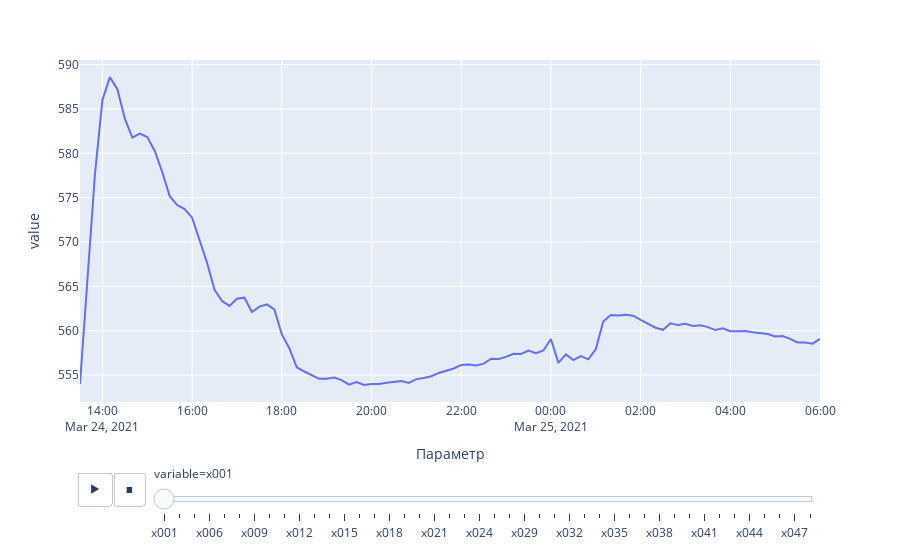

Notebook cell for this chart:
### Code cell
px.line(tmp_,
              x='Параметр',
              y='value',
              animation_frame='variable')

### Figure 1 — Plotly figure (JSON) as saved in the notebook; plotly's stock layout.template omitted (floating-point values rounded to 4 significant figures)
{"data": [{"hovertemplate": "variable=х001<br>Параметр=%{x}<br>value=%{y}<extra></extra>", "legendgroup": "", "line": {"color": "#636efa", "dash": "solid"}, "marker": {"symbol": "circle"}, "mode": "lines", "name": "", "orientation": "v", "showlegend": false, "x": ["2021-03-24T13:30:00", "2021-03-24T13:40:00", "2021-03-24T13:50:00", "2021-03-24T14:00:00", "2021-03-24T14:10:00", "2021-03-24T14:20:00", "2021-03-24T14:30:00", "2021-03-24T14:40:00", "2021-03-24T14:50:00", "2021-03-24T15:00:00", "2021-03-24T15:10:00", "2021-03-24T15:20:00", "2021-03-24T15:30:00", "2021-03-24T15:40:00", "2021-03-24T15:50:00", "2021-03-24T16:00:00", "2021-03-24T16:10:00", "2021-03-24T16:20:00", "2021-03-24T16:30:00", "2021-03-24T16:40:00", "2021-03-24T16:50:00", "2021-03-24T17:00:00", "2021-03-24T17:10:00", "2021-03-24T17:20:00", "2021-03-24T17:30:00", "2021-03-24T17:40:00", "2021-03-24T17:50:00", "2021-03-24T18:00:00", "2021-03-24T18:10:00", "2021-03-24T18:20:00", "2021-03-24T18:30:00", "2021-03-24T18:40:00", "2021-03-24T18:50:00", "2021-03-24T19:00:00", "2021-03-24T19:10:00", "2021-03-24T19:20:00", "2021-03-24T19:30:00", "2021-03-24T19:40:00", "2021-03-24T19:50:00", "2021-03-24T20:00:00", "2021-03-24T20:10:00", "2021-03-24T20:20:00", "2021-03-24T20:30:00", "2021-03-24T20:40:00", "2021-03-24T20:50:00", "2021-03-24T21:00:00", "2021-03-24T21:10:00", "2021-03-24T21:20:00", "2021-03-24T21:30:00", "2021-03-24T21:40:00", "2021-03-24T21:50:00", "2021-03-24T22:00:00", "2021-03-24T22:10:00", "2021-03-24T22:20:00", "2021-03-24T22:30:00", "2021-03-24T22:40:00", "2021-03-24T22:50:00", "2021-03-24T23:00:00", "2021-03-24T23:10:00", "2021-03-24T23:20:00", "2021-03-24T23:30:00", "2021-03-24T23:40:00", "2021-03-24T23:50:00", "2021-03-25T00:00:00", "2021-03-25T00:10:00", "2021-03-25T00:20:00", "2021-03-25T00:30:00", "2021-03-25T00:40:00", "2021-03-25T00:50:00", "2021-03-25T01:00:00", "2021-03-25T01:10:00", "2021-03-25T01:20:00", "2021-03-25T01:30:00", "2021-03-25T01:40:00", "2021-03-25T01:50:00", "2021-03-25T02:00:00", "2021-03-25T02:10:00", "2021-03-25T02:20:00", "2021-03-25T02:30:00", "2021-03-25T02:40:00", "2021-03-25T02:50:00", "2021-03-25T03:00:00", "2021-03-25T03:10:00", "2021-03-25T03:20:00", "2021-03-25T03:30:00", "2021-03-25T03:40:00", "2021-03-25T03:50:00", "2021-03-25T04:00:00", "2021-03-25T04:10:00", "2021-03-25T04:20:00", "2021-03-25T04:30:00", "2021-03-25T04:40:00", "2021-03-25T04:50:00", "2021-03-25T05:00:00", "2021-03-25T05:10:00", "2021-03-25T05:20:00", "2021-03-25T05:30:00", "2021-03-25T05:40:00", "2021-03-25T05:50:00", "2021-03-25T06:00:00"], "xaxis": "x", "y": [554.0, 566.2, 577.6, 586.0, 588.6, 587.2, 583.9, 581.8, 582.2, 581.8, 580.3, 577.9, 575.2, 574.2, 573.7, 572.8, 570.2, 567.7, 564.6, 563.4, 562.8, 563.6, 563.7, 562.1, 562.7, 563.0, 562.4, 559.6, 558.0, 555.9, 555.4, 555.0, 554.6, 554.6, 554.7, 554.4, 553.9, 554.2, 553.9, 554.0, 554.0, 554.1, 554.2, 554.3, 554.1, 554.5, 554.7, 554.9, 555.2, 555.5, 555.8, 556.1, 556.2, 556.1, 556.3, 556.9, 556.8, 557.1, 557.4, 557.4, 557.8, 557.5, 557.8, 559.1, 556.4, 557.3, 556.7, 557.1, 556.8, 557.9, 561.0, 561.8, 561.7, 561.8, 561.7, 561.2, 560.8, 560.3, 560.1, 560.8, 560.6, 560.8, 560.5, 560.6, 560.4, 560.1, 560.3, 560.0, 560.0, 560.0, 559.8, 559.8, 559.6, 559.4, 559.4, 559.1, 558.7, 558.7, 558.5, 559.1], "yaxis": "y", "type": "scatter"}], "layout": {"xaxis": {"anchor": "y", "domain": [0.0, 1.0], "title": {"text": "Параметр"}}, "yaxis": {"anchor": "x", "domain": [0.0, 1.0], "title": {"text": "value"}}, "legend": {"tracegroupgap": 0}, "margin": {"t": 60}, "updatemenus": [{"buttons": [{"args": [null, {"frame": {"duration": 500, "redraw": false}, "mode": "immediate", "fromcurrent": true, "transition": {"duration": 500, "easing": "linear"}}], "label": "&#9654;", "method": "animate"}, {"args": [[null], {"frame": {"duration": 0, "redraw": false}, "mode": "immediate", "fromcurrent": true, "transition": {"duration": 0, "easing": "linear"}}], "label": "&#9724;", "method": "animate"}], "direction": "left", "pad": {"r": 10, "t": 70}, "showactive": false, "type": "buttons", "x": 0.1, "xanchor": "right", "y": 0, "yanchor": "top"}], "sliders": [{"active": 0, "currentvalue": {"prefix": "variable="}, "len": 0.9, "pad": {"b": 10, "t": 60}, "steps": [{"args": [["х001"], {"frame": {"duration": 0, "redraw": false}, "mode": "immediate", "fromcurrent": true, "transition": {"duration": 0, "easing": "linear"}}], "label": "х001", "method": "animate"}, {"args": [["х002"], {"frame": {"duration": 0, "redraw": false}, "mode": "immediate", "fromcurrent": true, "transition": {"duration": 0, "easing": "linear"}}], "label": "х002", "method": "animate"}, {"args": [["х005"], {"frame": {"duration": 0, "redraw": false}, "mode": "immediate", "fromcurrent": true, "transition": {"duration": 0, "easing": "linear"}}], "label": "х005", "method": "animate"}, {"args": [["х006"], {"frame": {"duration": 0, "redraw": false}, "mode": "immediate", "fromcurrent": true, "transition": {"duration": 0, "easing": "linear"}}], "label": "х006", "method": "animate"}, {"args": [["х007"], {"frame": {"duration": 0, "redraw": false}, "mode": "immediate", "fromcurrent": true, "transition": {"duration": 0, "easing": "linear"}}], "label": "х007", "method": "animate"}, {"args": [["х008"], {"frame": {"duration": 0, "redraw": false}, "mode": "immediate", "fromcurrent": true, "transition": {"duration": 0, "easing": "linear"}}], "label": "х008", "method": "animate"}, {"args": [["х009"], {"frame": {"duration": 0, "redraw": false}, "mode": "immediate", "fromcurrent": true, "transition": {"duration": 0, "easing": "linear"}}], "label": "х009", "method": "animate"}, {"args": [["х010"], {"frame": {"duration": 0, "redraw": false}, "mode": "immediate", "fromcurrent": true, "transition": {"duration": 0, "easing": "linear"}}], "label": "х010", "method": "animate"}, {"args": [["х011"], {"frame": {"duration": 0, "redraw": false}, "mode": "immediate", "fromcurrent": true, "transition": {"duration": 0, "easing": "linear"}}], "label": "х011", "method": "animate"}, {"args": [["х012"], {"frame": {"duration": 0, "redraw": false}, "mode": "immediate", "fromcurrent": true, "transition": {"duration": 0, "easing": "linear"}}], "label": "х012", "method": "animate"}, {"args": [["х013"], {"frame": {"duration": 0, "redraw": false}, "mode": "immediate", "fromcurrent": true, "transition": {"duration": 0, "easing": "linear"}}], "label": "х013", "method": "animate"}, {"args": [["х014"], {"frame": {"duration": 0, "redraw": false}, "mode": "immediate", "fromcurrent": true, "transition": {"duration": 0, "easing": "linear"}}], "label": "х014", "method": "animate"}, {"args": [["х015"], {"frame": {"duration": 0, "redraw": false}, "mode": "immediate", "fromcurrent": true, "transition": {"duration": 0, "easing": "linear"}}], "label": "х015", "method": "animate"}, {"args": [["х016"], {"frame": {"duration": 0, "redraw": false}, "mode": "immediate", "fromcurrent": true, "transition": {"duration": 0, "easing": "linear"}}], "label": "х016", "method": "animate"}, {"args": [["х017"], {"frame": {"duration": 0, "redraw": false}, "mode": "immediate", "fromcurrent": true, "transition": {"duration": 0, "easing": "linear"}}], "label": "х017", "method": "animate"}, {"args": [["х018"], {"frame": {"duration": 0, "redraw": false}, "mode": "immediate", "fromcurrent": true, "transition": {"duration": 0, "easing": "linear"}}], "label": "х018", "method": "animate"}, {"args": [["х019"], {"frame": {"duration": 0, "redraw": false}, "mode": "immediate", "fromcurrent": true, "transition": {"duration": 0, "easing": "linear"}}], "label": "х019", "method": "animate"}, {"args": [["х020"], {"frame": {"duration": 0, "redraw": false}, "mode": "immediate", "fromcurrent": true, "transition": {"duration": 0, "easing": "linear"}}], "label": "х020", "method": "animate"}, {"args": [["х021"], {"frame": {"duration": 0, "redraw": false}, "mode": "immediate", "fromcurrent": true, "transition": {"duration": 0, "easing": "linear"}}], "label": "х021", "method": "animate"}, {"args": [["х022"], {"frame": {"duration": 0, "redraw": false}, "mode": "immediate", "fromcurrent": true, "transition": {"duration": 0, "easing": "linear"}}], "label": "х022", "method": "animate"}, {"args": [["х023"], {"frame": {"duration": 0, "redraw": false}, "mode": "immediate", "fromcurrent": true, "transition": {"duration": 0, "easing": "linear"}}], "label": "х023", "method": "animate"}, {"args": [["х024"], {"frame": {"duration": 0, "redraw": false}, "mode": "immediate", "fromcurrent": true, "transition": {"duration": 0, "easing": "linear"}}], "label": "х024", "method": "animate"}, {"args": [["х025"], {"frame": {"duration": 0, "redraw": false}, "mode": "immediate", "fromcurrent": true, "transition": {"duration": 0, "easing": "linear"}}], "label": "х025", "method": "animate"}, {"args": [["х026"], {"frame": {"duration": 0, "redraw": false}, "mode": "immediate", "fromcurrent": true, "transition": {"duration": 0, "easing": "linear"}}], "label": "х026", "method": "animate"}, {"args": [["х029"], {"frame": {"duration": 0, "redraw": false}, "mode": "immediate", "fromcurrent": true, "transition": {"duration": 0, "easing": "linear"}}], "label": "х029", "method": "animate"}, {"args": [["х030"], {"frame": {"duration": 0, "redraw": false}, "mode": "immediate", "fromcurrent": true, "transition": {"duration": 0, "easing": "linear"}}], "label": "х030", "method": "animate"}, {"args": [["х031"], {"frame": {"duration": 0, "redraw": false}, "mode": "immediate", "fromcurrent": true, "transition": {"duration": 0, "easing": "linear"}}], "label": "х031", "method": "animate"}, {"args": [["х032"], {"frame": {"duration": 0, "redraw": false}, "mode": "immediate", "fromcurrent": true, "transition": {"duration": 0, "easing": "linear"}}], "label": "х032", "method": "animate"}, {"args": [["х033"], {"frame": {"duration": 0, "redraw": false}, "mode": "immediate", "fromcurrent": true, "transition": {"duration": 0, "easing": "linear"}}], "label": "х033", "method": "animate"}, {"args": [["х034"], {"frame": {"duration": 0, "redraw": false}, "mode": "immediate", "fromcurrent": true, "transition": {"duration": 0, "easing": "linear"}}], "label": "х034", "method": "animate"}, {"args": [["х035"], {"frame": {"duration": 0, "redraw": false}, "mode": "immediate", "fromcurrent": true, "transition": {"duration": 0, "easing": "linear"}}], "label": "х035", "method": "animate"}, {"args": [["х036"], {"frame": {"duration": 0, "redraw": false}, "mode": "immediate", "fromcurrent": true, "transition": {"duration": 0, "easing": "linear"}}], "label": "х036", "method": "animate"}, {"args": [["х037"], {"frame": {"duration": 0, "redraw": false}, "mode": "immediate", "fromcurrent": true, "transition": {"duration": 0, "easing": "linear"}}], "label": "х037", "method": "animate"}, {"args": [["х038"], {"frame": {"duration": 0, "redraw": false}, "mode": "immediate", "fromcurrent": true, "transition": {"duration": 0, "easing": "linear"}}], "label": "х038", "method": "animate"}, {"args": [["х039"], {"frame": {"duration": 0, "redraw": false}, "mode": "immediate", "fromcurrent": true, "transition": {"duration": 0, "easing": "linear"}}], "label": "х039", "method": "animate"}, {"args": [["х040"], {"frame": {"duration": 0, "redraw": false}, "mode": "immediate", "fromcurrent": true, "transition": {"duration": 0, "easing": "linear"}}], "label": "х040", "method": "animate"}, {"args": [["х041"], {"frame": {"duration": 0, "redraw": false}, "mode": "immediate", "fromcurrent": true, "transition": {"duration": 0, "easing": "linear"}}], "label": "х041", "method": "animate"}, {"args": [["х042"], {"frame": {"duration": 0, "redraw": false}, "mode": "immediate", "fromcurrent": true, "transition": {"duration": 0, "easing": "linear"}}], "label": "х042", "method": "animate"}, {"args": [["х043"], {"frame": {"duration": 0, "redraw": false}, "mode": "immediate", "fromcurrent": true, "transition": {"duration": 0, "easing": "linear"}}], "label": "х043", "method": "animate"}, {"args": [["х044"], {"frame": {"duration": 0, "redraw": false}, "mode": "immediate", "fromcurrent": true, "transition": {"duration": 0, "easing": "linear"}}], "label": "х044", "method": "animate"}, {"args": [["х045"], {"frame": {"duration": 0, "redraw": false}, "mode": "immediate", "fromcurrent": true, "transition": {"duration": 0, "easing": "linear"}}], "label": "х045", "method": "animate"}, {"args": [["х046"], {"frame": {"duration": 0, "redraw": false}, "mode": "immediate", "fromcurrent": true, "transition": {"duration": 0, "easing": "linear"}}], "label": "х046", "method": "animate"}, {"args": [["х047"], {"frame": {"duration": 0, "redraw": false}, "mode": "immediate", "fromcurrent": true, "transition": {"duration": 0, "easing": "linear"}}], "label": "х047", "method": "animate"}, {"args": [["х048"], {"frame": {"duration": 0, "redraw": false}, "mode": "immediate", "fromcurrent": true, "transition": {"duration": 0, "easing": "linear"}}], "label": "х048", "method": "animate"}], "x": 0.1, "xanchor": "left", "y": 0, "yanchor": "top"}]}}
